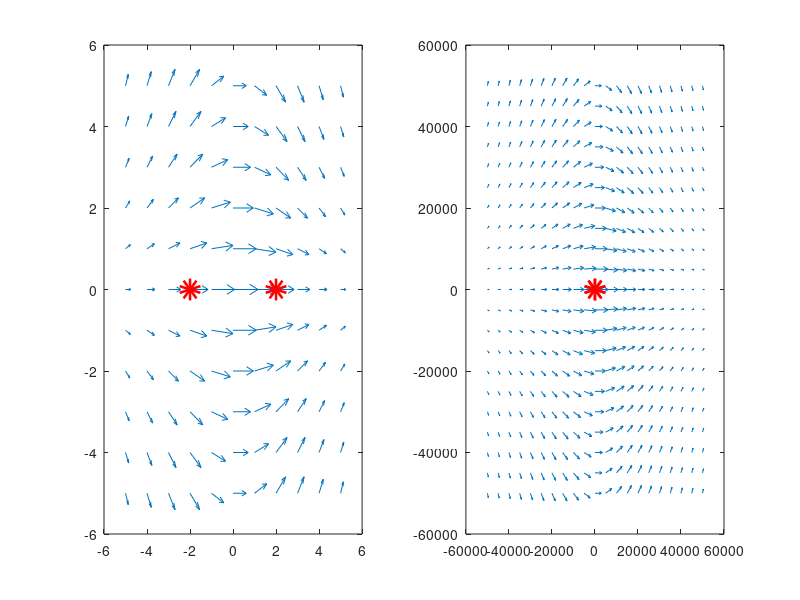

The MATLAB script that drew this image:
clear all; close all;
q1=2;
q2=-2;
e0=8.85*1e-12;
k=1/(4*pi*e0);

x=-5:5;
y=-5:5;
r1=[-2,0]';
r2=[2,0]';
[X,Y]=meshgrid(x,y);
a1=sqrt((X-r1(1)).^2+(Y-r1(2)).^2);
a2=sqrt((X-r2(1)).^2+(Y-r2(2)).^2);

E1x=q1*k./a1^3.*(X-r1(1));
E1y=q1*k./a1^3.*(Y-r1(2));
E2x=q2*k./a2^3.*(X-r2(1));
E2y=q2*k./a2^3.*(Y-r2(2));
Ex=E1x+E2x;
Ey=E1y+E2y;

subplot(121);
quiver(X,Y,Ex,Ey);
hold on;
plot(r1(1),r1(2),'ro','linewidth',10);
plot(r2(1),r2(2),'ro','linewidth',10);


x=-50000:5000:50000;
y=-50000:5000:50000;
[X,Y]=meshgrid(x,y);
a1=sqrt((X-r1(1)).^2+(Y-r1(2)).^2);
a2=sqrt((X-r2(1)).^2+(Y-r2(2)).^2);
E1x=q1*k./a1^3.*(X-r1(1));
E1y=q1*k./a1^3.*(Y-r1(2));
E2x=q2*k./a2^3.*(X-r2(1));
E2y=q2*k./a2^3.*(Y-r2(2));
Ex=E1x+E2x;
Ey=E1y+E2y;

subplot(122);
quiver(X,Y,Ex,Ey);
hold on;
plot(r1(1),r1(2),'ro','linewidth',10);
plot(r2(1),r2(2),'ro','linewidth',10);
